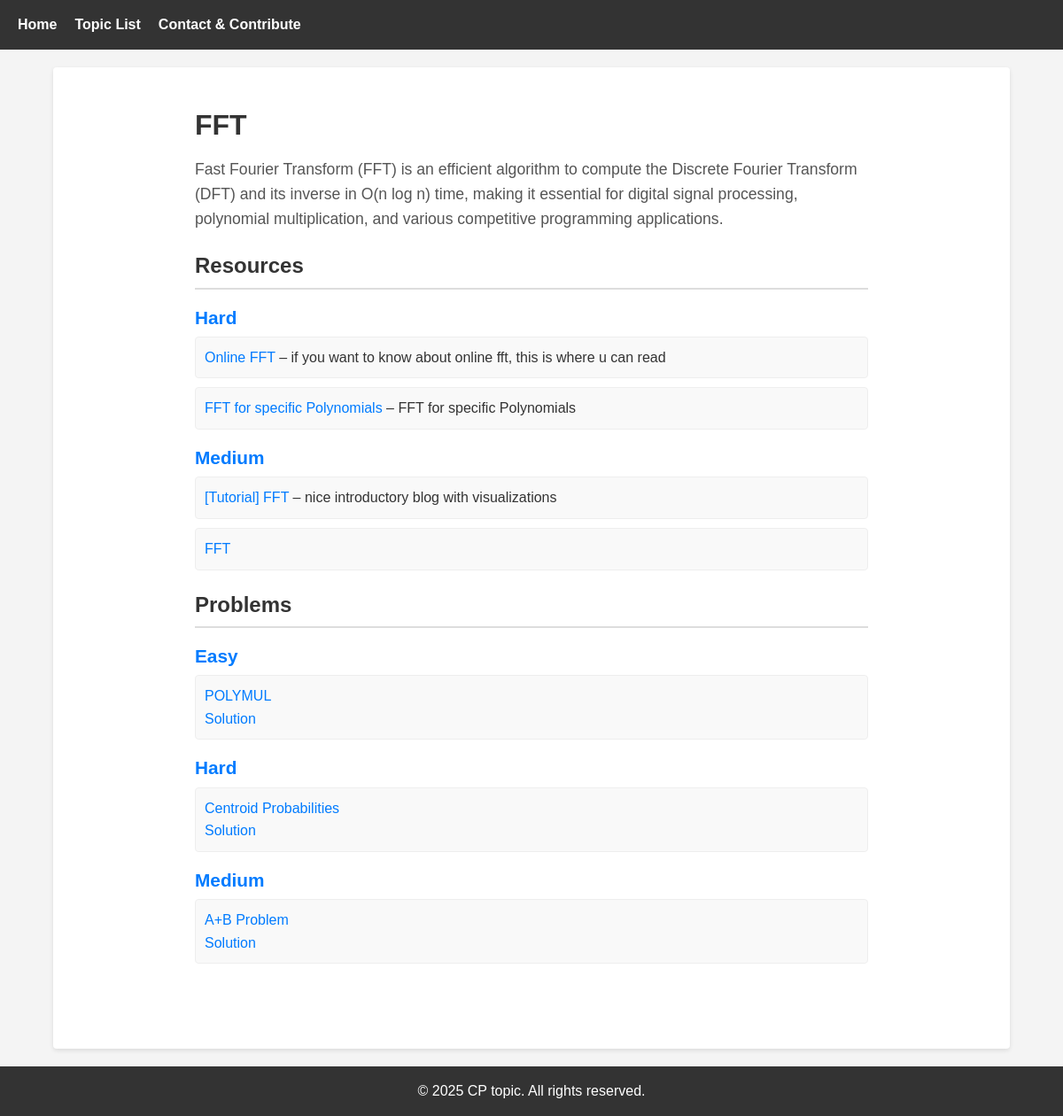
/topics/1/, run on the app's committed database.
### main/models.py (models this page shows, shortened)
class Topic(models.Model):
    name = models.CharField(max_length=50, unique=True)
    short_description = models.CharField(max_length=1000, blank=True)

class Resource(models.Model):
    name = models.CharField(max_length=50)
    url = models.URLField(max_length=100, unique=True)
    description = models.TextField(max_length=200, blank=True, null=True)
    difficulty = models.CharField(max_length=10, choices=Difficulty.choices)
    topic = models.ForeignKey(Topic, on_delete=models.CASCADE)

class Problem(models.Model):
    name = models.CharField(max_length=50)
    url = models.URLField(max_length=100, unique=True)
    description = models.TextField(max_length=200, blank=True, null=True)
    difficulty = models.CharField(max_length=10, choices=Difficulty.choices)
    topic = models.ForeignKey(Topic, on_delete=models.CASCADE)

### main/views.py (the view)
# urls.py: path('topics/<int:pk>/', views.topic_detail, name='topic-detail'),
def topic_detail(request, pk):
    topic = get_object_or_404(Topic, pk=pk)
    resources = Resource.objects.filter(topic=topic)
    problems = Problem.objects.filter(topic=topic)
    return render(request, "topic_detail.html", {"topic": topic,
                                                 "resources": resources,
                                                 "problems": problems})

### main/templates/topic_detail.html (shortened to what this page needs)
{% extends "base.html" %}
{% block content %}
<div class="topic-detail-container">
  <h1 class="topic-title">{{ topic.name }}</h1>
  {% if topic.short_description %}
    <p class="topic-description">{{ topic.short_description }}</p>
  {% else %}
    <p class="topic-description">No description available for this topic.</p>
  {% endif %}
  <section id="resources" class="resources-section">
    <h2 class="section-title">Resources</h2>
    {% regroup topic.resource_set.all|dictsort:"difficulty" by difficulty as resource_groups %}
    {% for group in resource_groups %}
      <h3 class="difficulty-title">{{ group.grouper|lower|title }}</h3>
      {% if group.list %}
        <ul class="resource-list">
          {% for resource in group.list %}
            <li class="resource-item">
              <a href="{{ resource.url }}" class="resource-link">{{ resource.name }}</a>
              {% if resource.description %}
                – <span class="resource-description">{{ resource.description }}</span>
              {% endif %}
            </li>
          {% endfor %}
        </ul>
      {% else %}
        <p class="no-resources">No resources available for {{ group.grouper|lower|title }} difficulty.</p>
      {% endif %}
    {% endfor %}
  </section>
  <section id="problems" class="problems-section">
    <h2 class="section-title">Problems</h2>
    {% regroup topic.problem_set.all|dictsort:"difficulty" by difficulty as problem_groups %}
    {% for group in problem_groups %}
      <h3 class="difficulty-title">{{ group.grouper|lower|title }}</h3>
      {% if group.list %}
        <ul class="problem-list">
          {% for problem in group.list %}
            <li class="problem-item">
              <a href="{{ problem.url }}" class="problem-link">{{ problem.name }}</a>
              <br>
              <a href="{% url 'solution' problem.pk %}" class="solution-link">Solution</a>
            </li>
          {% endfor %}
        </ul>
      {% else %}
        <p class="no-problems">No problems available for {{ group.grouper|lower|title }} difficulty.</p>
      {% endif %}
    {% endfor %}
  </section>
</div>
{% endblock %}

### main/templates/base.html (shortened to what this page needs)
{% load static %}
<!DOCTYPE html>
<html lang="en">
<head>
  <link rel="stylesheet" href="{% static 'style.css' %}">
  <link rel="stylesheet" href="https://cdnjs.cloudflare.com/ajax/libs/prism/1.29.0/themes/prism-tomorrow.min.css">
</head>
<body>
  <header>
    <nav>
      <ul>
        <li><a href="{% url 'index' %}">Home</a></li>
        <li><a href="{% url 'topic' %}">Topic List</a></li>
        <li><a href="{% url 'contact' %}">Contact & Contribute</a></li>
      </ul>
    </nav>
  </header>
  <main>
    {% block content %}{% endblock %}
  </main>
  <footer>
    <p>&copy; 2025 CP topic. All rights reserved.</p>
  </footer>
</body>
</html>

### main/static/style.css (style rules this page uses)
html, body { height: 100%; margin: 0; }
body { display: flex; flex-direction: column; }
main { flex: 1; }
* { margin: 0; padding: 0; box-sizing: border-box; }
body { font-family: Arial, sans-serif; line-height: 1.6; background-color: #f4f4f4; color: #333; }
header { background-color: #333; color: #fff; padding: 15px 20px; }
header nav ul { list-style: none; display: flex; justify-content: flex-start; }
header nav ul li { margin-right: 20px; }
header nav ul li a { color: #fff; text-decoration: none; font-weight: bold; }
main { padding: 20px; background-color: #fff; min-height: 400px; margin: 20px auto; width: 90%; max-width: 1200px; border-radius: 4px; box-shadow: 0 2px 5px rgba(0,0,0,0.1); }
footer { background-color: #333; color: #fff; padding: 15px 20px; text-align: center; }
.topic-description { margin-top: 10px; color: #666; font-size: 1rem; }
.topic-detail-container { max-width: 800px; margin: 0 auto; padding: 20px; }
.topic-title { font-size: 2rem; margin-bottom: 10px; color: #333; }
.topic-description { font-size: 1.1rem; margin-bottom: 20px; color: #555; }
.section-title { font-size: 1.5rem; margin: 20px 0 10px; border-bottom: 2px solid #ddd; padding-bottom: 5px; }
.difficulty-title { font-size: 1.3rem; margin: 15px 0 5px; color: #007BFF; }
.resource-list, .problem-list { list-style: none; margin: 0; padding: 0; }
.resource-item, .problem-item { margin-bottom: 10px; padding: 10px; background-color: #f9f9f9; border: 1px solid #eee; border-radius: 4px; transition: background-color 0.3s; }
.resource-link, .problem-link, .solution-link { color: #007BFF; text-decoration: none; }
.topic-detail-container { max-height: 80vh; overflow-y: auto; }

### data on the page
Topic: name "FFT", short_description "Fast Fourier Transform (FFT) is an efficient algorithm to compute the Discrete Fourier Transform (DFT) and its inverse in O(n log n) time, making it essential for digital signal processing, polynomial multiplication, and various competitive programming applications."
Resource: grouper "Hard", name "Online FFT", description "if you want to know about online fft, this is where u can read"
Resource: name "FFT for specific Polynomials", description "FFT for specific Polynomials"
Resource: grouper "Medium", name "[Tutorial] FFT", description "nice introductory blog with visualizations"
Resource: name "FFT"
Problem: grouper "Easy", name "POLYMUL"
Problem: grouper "Hard", name "Centroid Probabilities"
Problem: grouper "Medium", name "A+B Problem"
